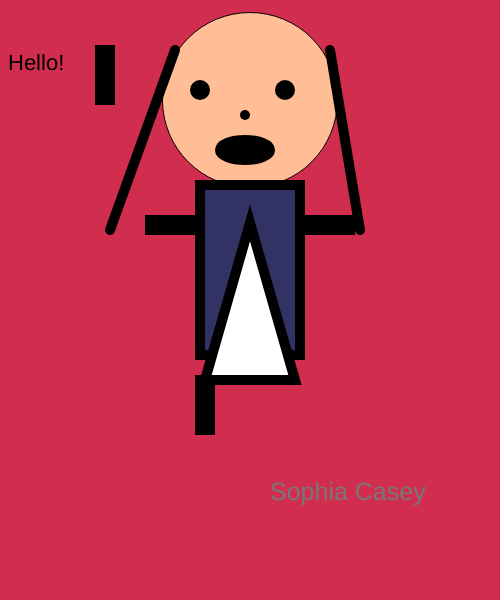
Frame 1 (no input)
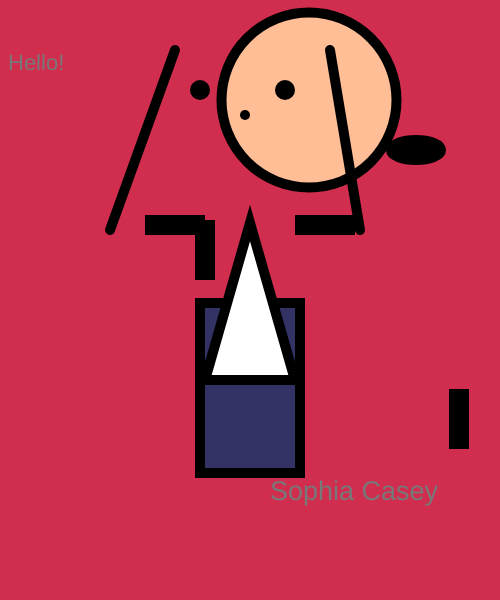
Frame 60 (no input)
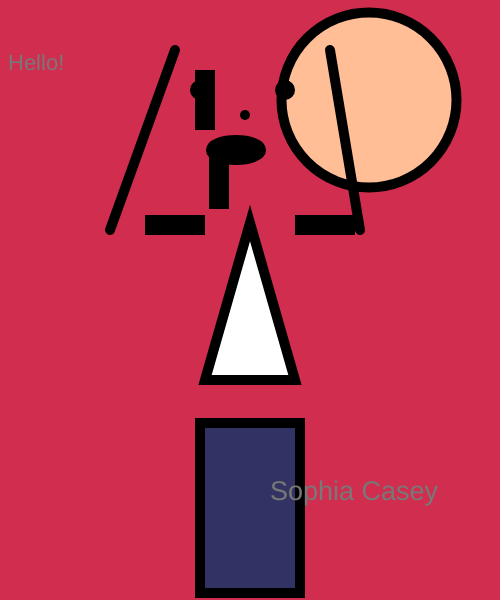
Frame 120 (the mouse pressed at the canvas centre since frame 60)

The p5.js sketch that drew these frames (run headless with seeded random() and noise() and a simulated clock; from frame 60 on, the mouse is pressed at the canvas centre):

// p5.js sketch
// ── sketch.js
//head 
var headX = 250;
var headY = 100;
var headDirection = 1;

//mouth
var mouthX = 245;
var mouthY = 150;
var mouthDirection = 3;

//body
var bodyX = 200;
var bodyY = 185;
var bodyDirection = 2;

//left leg
var legX = 205;
var legY = 380;
var legDirection= 5;

//right leg
var x = 100;
var y = 50;
var direction = 5;

//text
var size = 25;
var count = 0;
var sizeDirection = 2;

//self portrait//
function setup()
{
    createCanvas(500, 600);
}

function draw()
{
    background(209,45,78);
    textSize(22)
    text("Hello!", 8,70);

    // head
    fill(255, 190, 150);
    circle(headX,headY,175);
    headX+=headDirection;
    if(headX >= 418 || headX <= 82)
    {
        headDirection *= -1;
    }

    // eyes

    strokeWeight(20);
    fill(0);
    point(200,90);
    point(285,90);


    // nose
    strokeWeight(10);
    point(245,115);
    
    // mouth
    strokeWeight(10);
    ellipse(mouthX, mouthY, 50, 20)
    mouthX+=mouthDirection;
    if(mouthX >=418 || mouthX <= 82)
    {
        mouthDirection *= -1;
    }

    // hair
    line(110,230,175,50);
    line(330,50,360,230);

    // body
    fill(50, 50, 100);
    rect(200,bodyY,100,170);
    bodyY += bodyDirection;
    if(bodyY <= 0 || bodyY >= 450)
    {
        bodyDirection *= -1;
    }
    
    // decoration
    fill(500);
    triangle(205,380,250,223,295,380)

    // right arm
    fill(10, 24, 120);
    rect(300,220,50,10);

    // left arm
    rect(150,220,50,10);

    // left leg
    rect(200,legY,10,50);
    legY += legDirection;
    if(legY <= 0 || legY >= 450)
    {
        legDirection *= -1;
    }
    
    // right leg
    rect(x,y,10,50);
    x += direction;
    if(x <= 0 || x >= 450)
    {
        direction *= -1;
    }
    x++;
    y += direction;
    if(y <= 0 || y >= 450)
    {
        direction *= -1;
    }
    y++;

    //My name
    fill(120);
    textSize(size);
    size+= sizeDirection;
    count++;
    if(count > 5)
    {
        sizeDirection *=-1;
        count = 0;
    }
    text("Sophia Casey",270,500 );
}

// ── main.html
<html>

<head>
    <script src="sketch.js"></script>
</head>

<body>
</body>

</html>
// ── main2.html
<html>

<head>
    <script src="https://cdn.jsdelivr.net/npm/p5@1.9.0/lib/p5.js"></script>
    <script src="sketch.js"></script>
</head>

<body>
</body>

</html>
// ── sketch2.js
var headX = 250;
var headY = 100;
var headDirection = 1;

var bodyX = 200;
var bodyY = 185;
var bodyDirection = 3;

var size = 22;
var count = 0;
var sizeDirection = 2;
function setup()
{
    createCanvas(500, 600);
}

function draw()
{
    background(120,45,78);
    textSize(22)
    text("Good morning!", 10,80);

    // head
    fill(255, 204, 0);
    circle(headX,headY,175);
    headX+=headDirection;
    if(headX >= 418 || headX <= 82)
    {
        headDirection *= -1;
    }

    // eyes
    strokeWeight(10);
    fill(0);
    point(200,75);
    point(285,75);

    // nose
    point(245,90);
    
    // mouth
    ellipse(245, 135, 30, 45)

    // hair
    line(130,175,175,50);
    line(325,50,360,175);
    // body
    fill(10, 24, 120);
    rect(200,bodyY,100,150);
    bodyY += bodyDirection;
    if(bodyY <= 0 || bodyY >= 450 )
    {
        bodyDirection *= -1;
    }
    // decoration
    fill(255);
    triangle(220,320,250,220,280,320)
    // right arm
    fill(10, 24, 120);
    rect(300,195,50,10);
    // left arm
    rect(150,195,50,10);
    // left leg
    rect(200,335,10,50);
    // right leg
    rect(290,335,10,50);
    
    fill(120);
    textSize(size);
    size+= sizeDirection;
    count++;
    if(count > 5)
    {
        sizeDirection *=-1;
        count = 0;
    }
    text("Cory McKague",270,500 );


}
